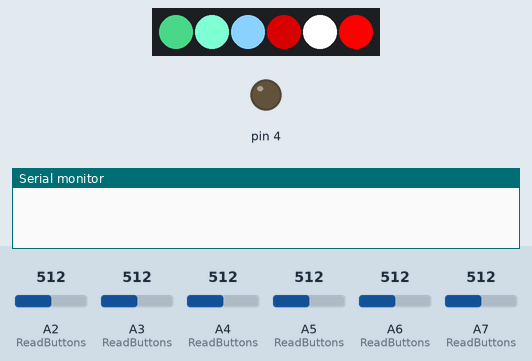
This sketch was run on a simulated Arduino Nano, built with avr-gcc and run on an emulated ATmega328P. Shown: 6 RGB LEDs in strip order, left to right, output pins drawn as LEDs (lit = HIGH), the last lines printed to the serial monitor. Inputs (shaded band) come from the test bench; at power-on: A3 (ReadButtons) = 512, A2 (ReadButtons) = 512, A4 (ReadButtons) = 512, A5 (ReadButtons) = 512, A6 (ReadButtons) = 512, A7 (ReadButtons) = 512. Dim RGB values are drawn brighter than linear.

Above: at 1.2 s.
1.3 s: A3 (ReadButtons) set to 493
At 1.7 s:
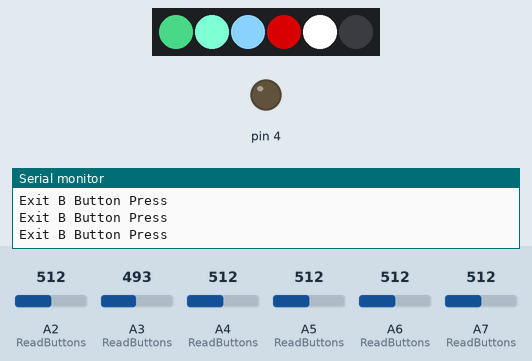
2.8 s: A2 (ReadButtons) set to 485
At 4.0 s:
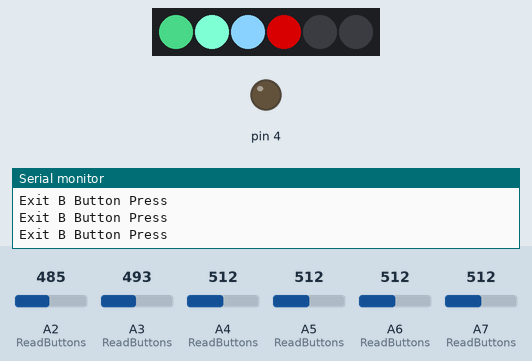
4.3 s: A4 (ReadButtons) set to 487
At 5.0 s:
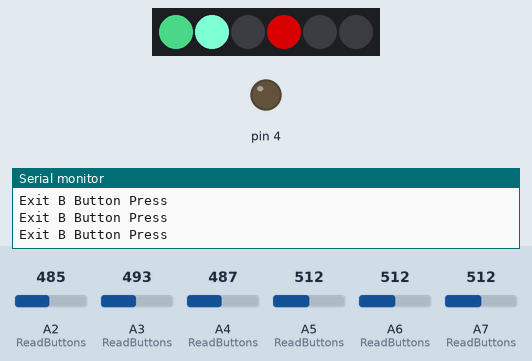
5.8 s: A5 (ReadButtons) set to 490
At 6.3 s:
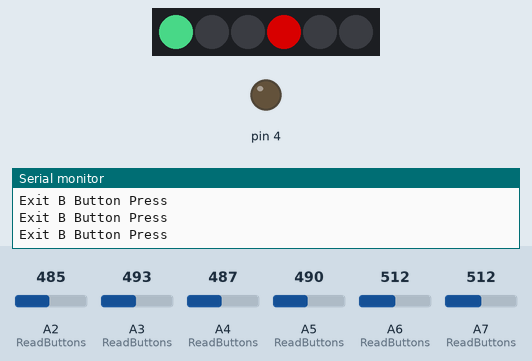
7.3 s: A6 (ReadButtons) set to 490
At 8.5 s:
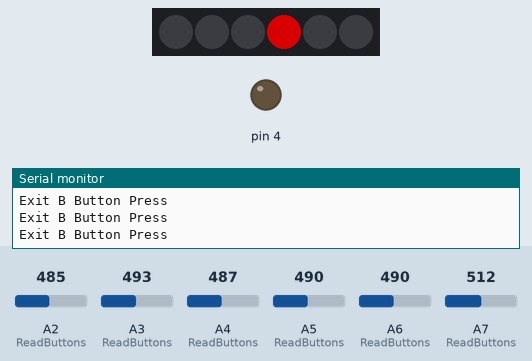
8.8 s: A7 (ReadButtons) set to 490
At 9.7 s:
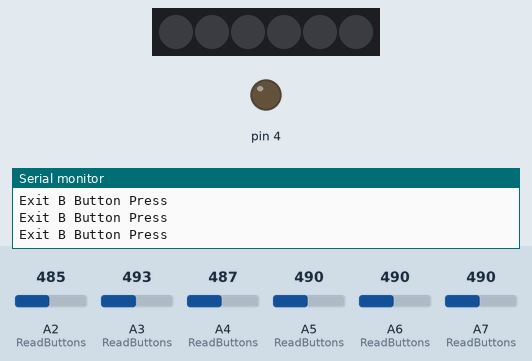
Timing chart, 0 to 11.3 s (numbered marks = the images above; inputs shaded):
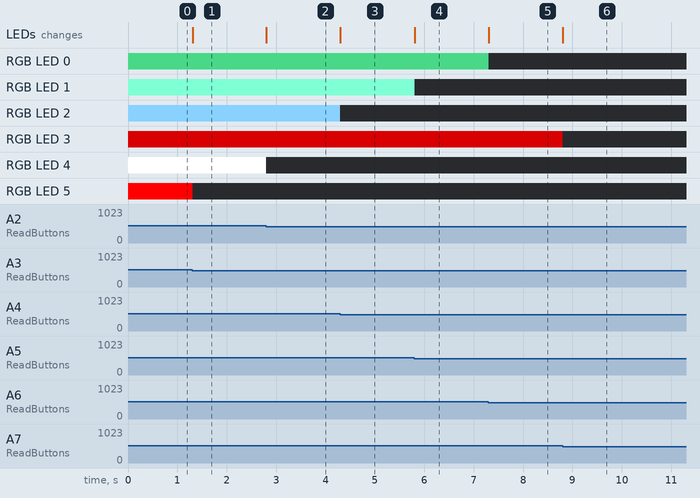

The sketch:

SpaceSUit.ino
```cpp
#include <FastLED.h>

#define NUM_LEDS 6

// For led chips like Neopixels, which have a data line, ground, and power, you just
// need to define DATA_PIN.  For led chipsets that are SPI based (four wires - data, clock,
// ground, and power), like the LPD8806, define both DATA_PIN and CLOCK_PIN
#define DATA_PIN 6

// Define the array of leds
CRGB leds[NUM_LEDS];

boolean UP, DOWN, LEFT, RIGHT, A, B;

boolean rotatorOn = false;

void setup()
{
  Serial.begin(115200);

  FastLED.addLeds<NEOPIXEL,DATA_PIN>(leds, NUM_LEDS);

  pinMode(4,OUTPUT);

}

void loop()
{
  ReadButtons();
  ShowButtons();
  ToggleRotator();
}

void ToggleRotator()
{
  if (B == true)
  {
   rotatorOn = !rotatorOn;
  }

  if(rotatorOn == true)
  {
    digitalWrite(4,LOW);
  }
  else
  {
    digitalWrite(4,HIGH);
  }

  while(B == true)
 {
   ReadButtons();
 }

 Serial.println("Exit B Button Press");
 delay(5);
}

void ShowButtons()
{

  if(LEFT == true) {leds[0] = CRGB::SeaGreen;}else {leds[0] = CRGB::Black;}
  if(RIGHT == true) {leds[1] = CRGB::Aquamarine;}else {leds[1] = CRGB::Black;}
  if(UP == true) {leds[2] = CRGB::LightSkyBlue;}else {leds[2] = CRGB::Black;}
  if(DOWN == true) {leds[3] = CRGB::DarkRed;}else {leds[3] = CRGB::Black;}
  if(A == true) {leds[4] = CRGB::White;}else {leds[4] = CRGB::Black;}
  if(B ==  true) {leds[5] = CRGB::Red;}else {leds[5] = CRGB::Black;}
  FastLED.show();

}

void ReadButtons()
{
  if(analogRead(A6) >500) {LEFT = true;} else {LEFT = false;}
  if(analogRead(A5) >500) {RIGHT = true;} else {RIGHT = false;}
  if(analogRead(A4) >500) {UP = true;} else {UP = false;}
  if(analogRead(A7) >500) {DOWN = true;} else  {DOWN = false;}
  if(analogRead(A2) >500) {A = true;} else  {A = false;}
  if(analogRead(A3) >500) {B = true;} else  {B = false;}
}

void PrintButtons()
{
Serial.print("LEFT=");
  Serial.print(LEFT);
  Serial.print(" ");
  Serial.print("RIGHT=");
  Serial.print(RIGHT);
  Serial.print(" ");
  Serial.print("UP=");
  Serial.print(UP);
  Serial.print(" ");
  Serial.print("DOWN=");
  Serial.print(DOWN);
  Serial.print(" ");
  Serial.print("A=");
  Serial.print(A);
  Serial.print(" ");
  Serial.print("B=");
  Serial.print(B);
  Serial.println(" ");
}

void PrintAnalogPorts()
{
  Serial.print("A0=");
  Serial.print(analogRead(A0));
  Serial.print(" ");
  Serial.print("A1=");
  Serial.print(analogRead(A1));
  Serial.print(" ");
  Serial.print("A2=");
  Serial.print(analogRead(A2));
  Serial.print(" ");
  Serial.print("A3=");
  Serial.print(analogRead(A3));
  Serial.print(" ");
  Serial.print("A4=");
  Serial.print(analogRead(A4));
  Serial.print(" ");
  Serial.print("A5=");
  Serial.print(analogRead(A5));
  Serial.print(" ");
  Serial.print("A6=");
  Serial.print(analogRead(A6));
  Serial.print(" ");
  Serial.print("A7=");
  Serial.println(analogRead(A7));
}
```

Measured:
- the behaviour switches between 501 and 500 on A3 (ReadButtons) (found by bisection; images 0 and 1)
- the behaviour switches between 501 and 500 on A2 (ReadButtons) (found by bisection; images 1 and 2)
- the behaviour switches between 501 and 500 on A4 (ReadButtons) (found by bisection; images 2 and 3)
- after the input at 1.3 s, RGB LED 5: RGB(255, 0, 0) → off at once; the LEDs: change at once (image 1)
- after the input at 2.8 s, RGB LED 4: RGB(255, 255, 255) → off at once; the LEDs: change at once (image 2)
- after the input at 4.3 s, RGB LED 2: RGB(135, 206, 250) → off at once; the LEDs: change at once (image 3)
- after the input at 5.8 s, RGB LED 1: RGB(127, 255, 212) → off at once; the LEDs: change at once (image 4)
- after the input at 7.3 s, RGB LED 0: RGB(46, 139, 87) → off at once; the LEDs: change at once (image 5)
- after the input at 8.8 s, RGB LED 3: RGB(139, 0, 0) → off at once; the LEDs: change at once (image 6)
